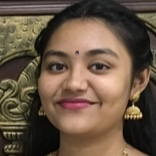
#> input picture Image dataset/SrutiLeka/0.JPG, 156 x 156 px, found by its file name; its folder holds 4 pictures in this run
$ jupyter execute --allow-errors 'Project .ipynb'   (shell and % lines are left out)
#> lines starting #> are read from the running program, lines starting #| are printed output that depends on the picture
# Image Processing Project by Srutileka S

## Importing libraries

[cell 1]
import os
import warnings
warnings.simplefilter('ignore')

[cell 2]
import numpy as np
import pandas as pd
import matplotlib.pyplot as plt
from skimage.io import imread, imshow
from skimage.transform import resize
from skimage.color import rgb2gray
from sklearn.utils import shuffle
from sklearn.model_selection import train_test_split
from sklearn import svm
from sklearn import metrics
from sklearn.metrics import confusion_matrix

## Importing working directory

[cell 3]
#import working dir
me= os.listdir("C:/Users/lekas/Desktop/Image dataset/SrutiLeka")
#> (the rest of this cell did not finish here and is left out)

## Reading images as matrix

[cell 4]
limit=10
me_img=[None]*limit

j=0

for i in me:
    if(j<limit):
        me_img[j]=imread("C:/Users/lekas/Desktop/Image dataset/SrutiLeka/"+i)
        j+=1
    else:
        break

[cell 5]
limit=10
#> limit = 10
je_img=[None]*limit
#> je_img = 10 items

j=0

#> (the rest of this cell did not finish here and is left out)

[cell 6]
limit=10
ss_img=[None]*limit

j=0

#> (the rest of this cell did not finish here and is left out)

## Reading images in grayscale

[cell 7]
limit=10

me_gray=[None]*limit


j=0

for i in me:
    if(j<limit):
        me_gray[j]=rgb2gray(me_img[j])
        j+=1
    else:
        break
#> after the loop, j = 4; me_gray = 10 items

[cell 8]
limit=10

je_gray=[None]*limit


j=0

#> (the rest of this cell did not finish here and is left out)

[cell 9]
limit=10

ss_gray=[None]*limit


j=0

#> (the rest of this cell did not finish here and is left out)

## Show image

[cell 10]
imshow(me_gray[0])
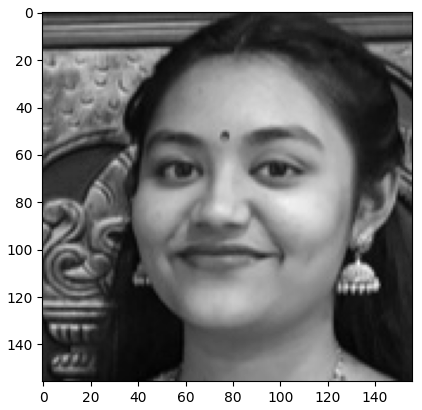
#> figure drawn by matplotlib, 1 panel

#> (a cell that did not finish here is left out)

#> (a cell that did not finish here is left out)

## Define length

[cell 13]
len_of_me=len(me_gray)
#> len_of_me = 10
len_of_je=len(je_gray)
len_of_ss=len(ss_gray)

## Resize all images

#> (a cell that did not finish here is left out)

#> (a cell that did not finish here is left out)

#> (a cell that did not finish here is left out)

## Flatten images

[cell 17]
image_size_me=me_gray[0].shape
#> image_size_me = (512, 512)
#> (the rest of this cell did not finish here and is left out)
